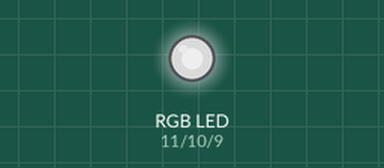
The sketch below on a simulated Arduino Uno, built with avr-gcc and run on an emulated ATmega328P. On the bench: an RGB LED mixed from three pins (HIGH = lit). Dim RGB values are drawn brighter than linear; random numbers use the default seed unless the sketch sets one.

Above: at 0.15 s.
At 6.22 s:
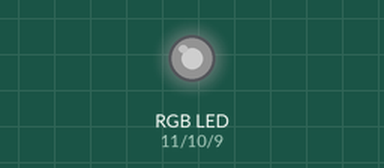
At 9.94 s:
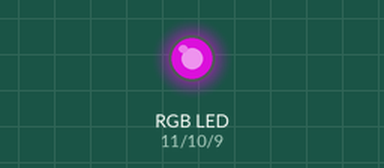
At 19.81 s:
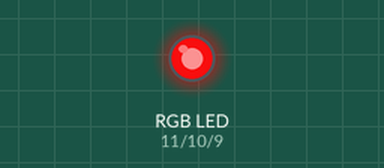
At 27.89 s:
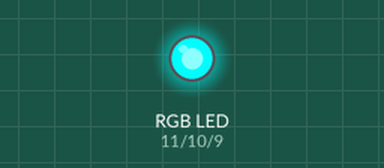
At 39.64 s:
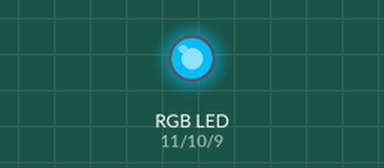
Timing chart, 0 to 40.0 s (numbered marks = the images above):
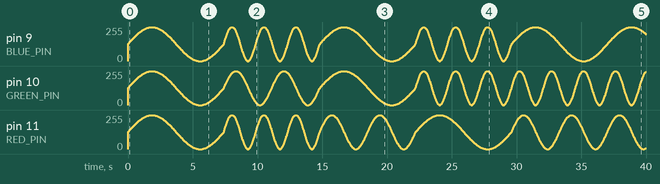

The sketch:

rgb-led.ino
```cpp
/*
   Lights up an RGB LED with a vaguely pleasing randomized series of colors.
*/

#define RED_PIN   11
#define GREEN_PIN 10
#define BLUE_PIN  9

void setup() {
  pinMode(RED_PIN,   OUTPUT);
  pinMode(GREEN_PIN, OUTPUT);
  pinMode(BLUE_PIN,  OUTPUT);
  randomSeed(analogRead(0));
}

int angle = 0;
int redFactor   = 1;
int greenFactor = 1;
int blueFactor  = 1;

void loop() {
  set_color(scale(angle*redFactor), scale(angle*greenFactor), scale(angle*blueFactor));
  angle ++;
  if (angle > 359) {
    angle = 0;
    redFactor   = random(1, 4);
    greenFactor = random(1, 4);
    blueFactor  = random(1, 4);
  }
  delay(20);
}

void set_color(int red, int green, int blue) {
  analogWrite(RED_PIN,   red);
  analogWrite(GREEN_PIN, green);
  analogWrite(BLUE_PIN,  blue);
}

float scale(int angle) {
  return (sin(angle * M_PI / 180) + 1) / 2 * 255;
}
```
